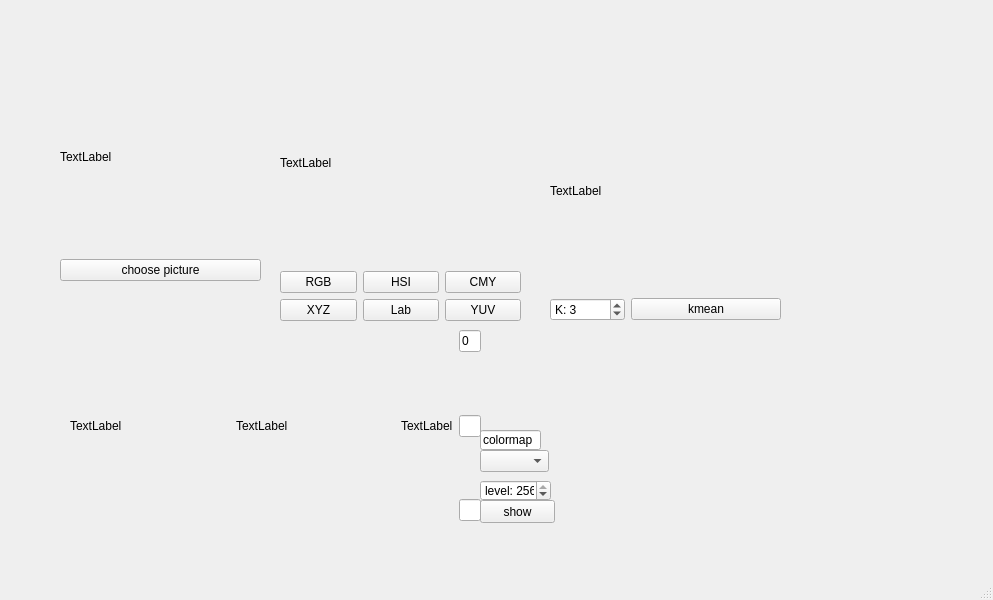
<?xml version="1.0" encoding="UTF-8"?>
<ui version="4.0">
 <class>MainWindow</class>
 <widget class="QMainWindow" name="MainWindow">
  <property name="geometry">
   <rect>
    <x>0</x>
    <y>0</y>
    <width>993</width>
    <height>600</height>
   </rect>
  </property>
  <property name="windowTitle">
   <string>MainWindow</string>
  </property>
  <widget class="QWidget" name="centralwidget">
   <widget class="QPushButton" name="pushButton_prob2">
    <property name="geometry">
     <rect>
      <x>480</x>
      <y>500</y>
      <width>75</width>
      <height>23</height>
     </rect>
    </property>
    <property name="text">
     <string>show</string>
    </property>
   </widget>
   <widget class="QWidget" name="layoutWidget">
    <property name="geometry">
     <rect>
      <x>60</x>
      <y>60</y>
      <width>201</width>
      <height>221</height>
     </rect>
    </property>
    <layout class="QVBoxLayout" name="verticalLayout">
     <item>
      <widget class="QLabel" name="label_origin">
       <property name="text">
        <string>TextLabel</string>
       </property>
      </widget>
     </item>
     <item>
      <widget class="QPushButton" name="pushButton_origin">
       <property name="text">
        <string>choose picture</string>
       </property>
      </widget>
     </item>
    </layout>
   </widget>
   <widget class="QWidget" name="layoutWidget">
    <property name="geometry">
     <rect>
      <x>280</x>
      <y>60</y>
      <width>241</width>
      <height>261</height>
     </rect>
    </property>
    <layout class="QVBoxLayout" name="verticalLayout_2" stretch="10,1,1">
     <item>
      <widget class="QLabel" name="label_prob1">
       <property name="text">
        <string>TextLabel</string>
       </property>
      </widget>
     </item>
     <item>
      <layout class="QHBoxLayout" name="horizontalLayout">
       <item>
        <widget class="QPushButton" name="pushButton_RGB">
         <property name="text">
          <string>RGB</string>
         </property>
        </widget>
       </item>
       <item>
        <widget class="QPushButton" name="pushButton_HSI">
         <property name="text">
          <string>HSI</string>
         </property>
        </widget>
       </item>
       <item>
        <widget class="QPushButton" name="pushButton_CMY">
         <property name="text">
          <string>CMY</string>
         </property>
        </widget>
       </item>
      </layout>
     </item>
     <item>
      <layout class="QHBoxLayout" name="horizontalLayout_2">
       <item>
        <widget class="QPushButton" name="pushButton_XYZ">
         <property name="text">
          <string>XYZ</string>
         </property>
        </widget>
       </item>
       <item>
        <widget class="QPushButton" name="pushButton_Lab">
         <property name="text">
          <string>Lab</string>
         </property>
        </widget>
       </item>
       <item>
        <widget class="QPushButton" name="pushButton_YUV">
         <property name="text">
          <string>YUV</string>
         </property>
        </widget>
       </item>
      </layout>
     </item>
    </layout>
   </widget>
   <widget class="QWidget" name="layoutWidget">
    <property name="geometry">
     <rect>
      <x>70</x>
      <y>330</y>
      <width>411</width>
      <height>191</height>
     </rect>
    </property>
    <layout class="QHBoxLayout" name="horizontalLayout_3" stretch="10,10,2,1">
     <item>
      <widget class="QLabel" name="label_gray">
       <property name="text">
        <string>TextLabel</string>
       </property>
      </widget>
     </item>
     <item>
      <widget class="QLabel" name="label_color">
       <property name="text">
        <string>TextLabel</string>
       </property>
      </widget>
     </item>
     <item>
      <widget class="QLabel" name="label_colorbar">
       <property name="text">
        <string>TextLabel</string>
       </property>
      </widget>
     </item>
     <item>
      <layout class="QVBoxLayout" name="verticalLayout_4">
       <item>
        <widget class="QLineEdit" name="lineEdit">
         <property name="text">
          <string>0</string>
         </property>
         <property name="readOnly">
          <bool>true</bool>
         </property>
        </widget>
       </item>
       <item>
        <spacer name="verticalSpacer">
         <property name="orientation">
          <enum>Qt::Vertical</enum>
         </property>
         <property name="sizeHint" stdset="0">
          <size>
           <width>20</width>
           <height>40</height>
          </size>
         </property>
        </spacer>
       </item>
       <item>
        <widget class="QLineEdit" name="lineEdit_2">
         <property name="readOnly">
          <bool>true</bool>
         </property>
        </widget>
       </item>
       <item>
        <spacer name="verticalSpacer_2">
         <property name="orientation">
          <enum>Qt::Vertical</enum>
         </property>
         <property name="sizeHint" stdset="0">
          <size>
           <width>20</width>
           <height>40</height>
          </size>
         </property>
        </spacer>
       </item>
       <item>
        <widget class="QLineEdit" name="lineEdit_3">
         <property name="readOnly">
          <bool>true</bool>
         </property>
        </widget>
       </item>
      </layout>
     </item>
    </layout>
   </widget>
   <widget class="QWidget" name="layoutWidget_2">
    <property name="geometry">
     <rect>
      <x>550</x>
      <y>90</y>
      <width>231</width>
      <height>231</height>
     </rect>
    </property>
    <layout class="QVBoxLayout" name="verticalLayout_3" stretch="9,1">
     <item>
      <widget class="QLabel" name="label_kmean">
       <property name="text">
        <string>TextLabel</string>
       </property>
      </widget>
     </item>
     <item>
      <layout class="QHBoxLayout" name="horizontalLayout_4" stretch="2,4">
       <item>
        <widget class="QSpinBox" name="spinBox_k">
         <property name="prefix">
          <string>K: </string>
         </property>
         <property name="value">
          <number>3</number>
         </property>
        </widget>
       </item>
       <item>
        <widget class="QPushButton" name="pushButton_kmean">
         <property name="text">
          <string>kmean</string>
         </property>
        </widget>
       </item>
      </layout>
     </item>
    </layout>
   </widget>
   <widget class="QSpinBox" name="spinBox_level">
    <property name="geometry">
     <rect>
      <x>480</x>
      <y>480</y>
      <width>71</width>
      <height>21</height>
     </rect>
    </property>
    <property name="suffix">
     <string/>
    </property>
    <property name="prefix">
     <string>level: </string>
    </property>
    <property name="maximum">
     <number>256</number>
    </property>
    <property name="value">
     <number>256</number>
    </property>
   </widget>
   <widget class="QComboBox" name="comboBox_color">
    <property name="geometry">
     <rect>
      <x>480</x>
      <y>450</y>
      <width>69</width>
      <height>22</height>
     </rect>
    </property>
   </widget>
   <widget class="QLineEdit" name="lineEdit_4">
    <property name="geometry">
     <rect>
      <x>480</x>
      <y>430</y>
      <width>61</width>
      <height>20</height>
     </rect>
    </property>
    <property name="text">
     <string>colormap</string>
    </property>
    <property name="readOnly">
     <bool>true</bool>
    </property>
   </widget>
  </widget>
  <widget class="QMenuBar" name="menubar">
   <property name="geometry">
    <rect>
     <x>0</x>
     <y>0</y>
     <width>993</width>
     <height>21</height>
    </rect>
   </property>
  </widget>
  <widget class="QStatusBar" name="statusbar"/>
 </widget>
 <resources/>
 <connections/>
</ui>
